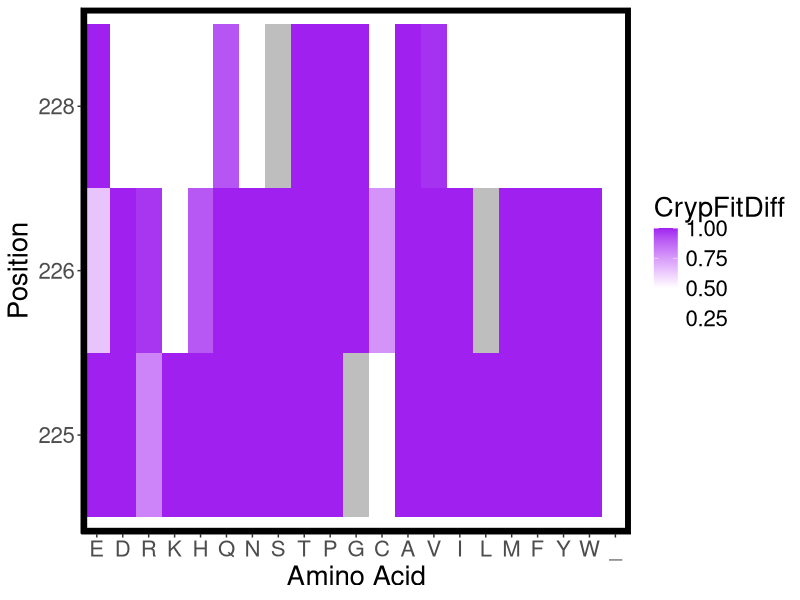

This figure's R source:
#R code
library(ggplot2)
library(scales)
library(RColorBrewer)
library(readr)
library(tidyr)
library(reshape)
library(stringr)
library(dplyr)
library(ggrepel)
library(gridExtra)
library(grid)

aas <- c('E','D','R','K','H','Q','N','S','T','P','G','C','A','V','I','L','M','F','Y','W','_')
CrypBen_table <- read_tsv('result/HK68_crypticben.tsv') %>%
                   mutate(Position=as.character(Position)) %>%
                   mutate(`Amino Acid`=factor(`Amino Acid`,aas))
CrypBen_table$CrypFitDiff[CrypBen_table$CrypFitDiff==-1] <- NA
CrypBen_table$CrypFitDiff[CrypBen_table$CrypFitDiff>1] <- 1
p <- ggplot(data=CrypBen_table, aes(x=`Amino Acid`, y=Position, fill=CrypFitDiff)) +
            geom_tile() + 
	    scale_fill_gradientn(colours=c("white", "white", "purple"),
            values=rescale(c(0, 0.5, 1)),
		       guide="colorbar",
		       na.value="grey") +
	    theme_classic() +
	    theme(panel.border = element_rect(colour = "black", fill=NA, size=4),
		  text = element_text(size=20))
ggsave('graph/HK68_CrypticBen.png',p, height=2, width=7)
